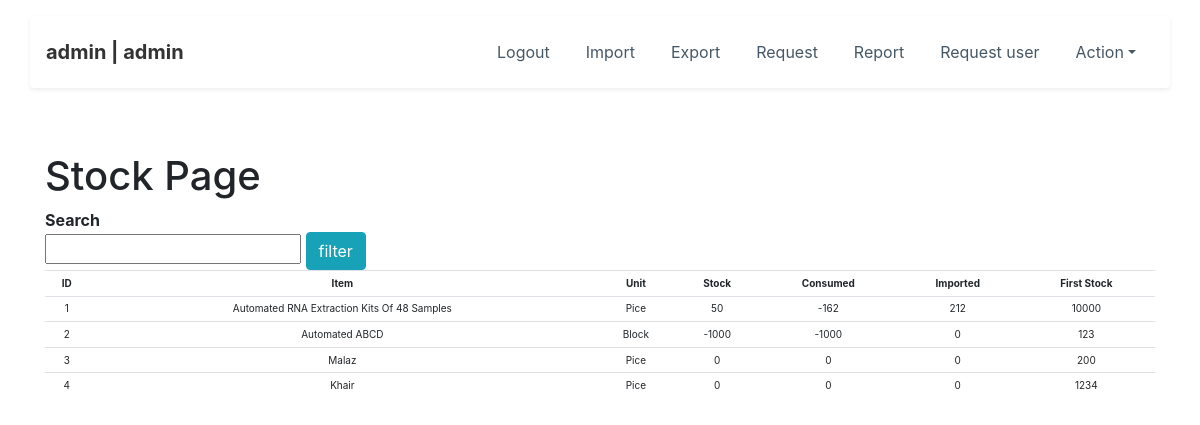
The app's page /stock_req/ (signed in) with its own data.
### home/models.py (models this page shows, shortened)
class roles(models.Model):
	role_id=models.CharField(max_length=100,default='')
	role_name = models.CharField(max_length=100,default='')
	def __str__(self):
		return self.role_name

class item_name2(models.Model):
	item_number=models.AutoField(primary_key=True)
	item = models.CharField(max_length=100,default='')
	unit = models.CharField(max_length=100,default='')
	curent_stock = models.CharField(max_length=100,default='')

### home/views.py (the view)
# urls.py: path('stock_req/', stock_req,name="stock_req"),
@login_required(login_url='../login')
def stock_req(request):
	department_item,import_user,items,type_name,Action,user_req=get_params()
	can_access=['admin','warehouse']
	role_control=get_user_role(str(request.user))
	print("________________________" + str(role_control))
	if role_control in can_access:
		pass
	else:
		return render(request,"access_denied.html",{"role_control":role_control})
	if request.method == "POST":
		item_req=request.POST['item_req']
		itemD=item_name2.objects.filter(item__contains=item_req)
	else:
		item_req=''
		itemD=item_name2.objects.all()
	item_array=[]
	item_type=[]
	item_id=[]
	first_stock=[]
	item_stock=[]
	item_consumed=[]
	item_import=[]
	for i in itemD:
		item_array.append(str(i.item))
		item_type.append(str(i.unit))
		first_stock.append(str(i.curent_stock))
		item_id.append(str(i.item_number))
	for x in item_array:
		stock_data=stock_log3.objects.filter(item_name=str(x),action_status__in=("In Stock","Export Approved"))
		total=0
		for z in stock_data:
			total+=int(z.item_count)
		item_stock.append(total)
		stock_data=stock_log3.objects.filter(item_name=str(x),action_status=("Export Approved"))
		consumed=0
		for z in stock_data:
			consumed+=int(z.item_count)
		item_consumed.append(consumed)
		stock_data=stock_log3.objects.filter(item_name=str(x),action_status=("In Stock"))
		import_c=0
		for z in stock_data:
			import_c+=int(z.item_count)
		item_import.append(import_c)
	list_zip=zip(item_id,item_type,item_array,item_stock,item_consumed,item_import,first_stock)
	return render(request,"stock_req.html",{"list_zip":list_zip,"role_control":role_control\
		,"item_req":item_req})

### home/views.py (called while the page is built)
def  get_params():
	department_item=department.objects.all()
	import_user=data_to_import.objects.all()
	items=item_name2.objects.all()
	type_name=import_type.objects.all()
	Action=stock_log3.objects.values('action_status').distinct()
	user_req=stock_log3.objects.values('user_request').distinct()
	return department_item,import_user,items,type_name,Action,user_req

def get_user_role(user):
	data_to_check=user_data.objects.filter(user_name=user)
	role=''
	for i in data_to_check:
		role=i.role_name
	return str(role)

### templates/stock_req.html
{%  include 'nav.html'  %}
<div class="container">
<h1>Stock Page</h1>
<strong>Search</strong>
<form action="."  method="post"> {% csrf_token %}
<input  class="" type="text" name="item_req" value="{{ item_req }}" required="true">
<button type="submit" class="btn btn-info" >filter</button>
</form>
<table class="table table-sm"
style="text-align: center;">
<tr>
<th>ID</th>
<th>Item</th>
<th>unit</th>
<th>Stock</th>
<th>consumed</th>
<th>imported</th>
<th>First Stock</th>
</tr>
{% for id_info,unit,name,count,cons,impo,frst in list_zip %}
<tr>
<td>{{ id_info }}</td>
<td>{{ name }}</td>
<td>{{ unit }}</td>
<td>{{ count }}</td>
<td>{{ cons }}</td>
<td>{{ impo }}</td>
<td>{{ frst }}</td>
</tr>
{%  endfor %}
</table>
</div>

### templates/nav.html (shortened to what this page needs)
<!DOCTYPE html>
<html>
<head>
    <link rel="stylesheet" href="/assets/bootstrap/css/bootstrap.min.css">
    <link rel="stylesheet" href="/assets/css/Google-Style-Login.css">
    <link rel="stylesheet" href="/assets/css/Navigation-Clean.css">
    <link rel="stylesheet" href="/assets/css/styles.css">
</head>
<body>
    <nav class="navbar navbar-light navbar-expand-md navigation-clean">
        <div class="container shadow-sm p-3 mb-5 bg-white rounded"><a class="navbar-brand" href="#">{{request.user}} | {{ role_control }}</a>
            <div class="collapse navbar-collapse"
                id="navcol-1">
                <ul class="nav navbar-nav ml-auto">
                    <li class="nav-item custom" role="presentation"><a class="nav-link" href="{% url 'logout_page' %}">Logout</a></li>
                    {%  if role_control == "admin" %}
                    <li class="nav-item custom" role="presentation"><a class="nav-link" href="{% url 'import_page' %}">Import</a></li>
                    <li class="nav-item custom" role="presentation"><a class="nav-link" href="{% url 'export_page' %}">Export</a></li>
                    <li class="nav-item custom" role="presentation"><a class="nav-link" href="{% url 'request_page' %}">Request</a></li>
                    <li class="nav-item custom" role="presentation"><a class="nav-link" href="{% url 'report_page' %}">Report</a></li>
                    <li class="nav-item custom" role="presentation"><a class="nav-link" href="{% url 'request_page_user' %}">Request user</a></li>
                    <li class="nav-item dropdown"><a class="dropdown-toggle nav-link" data-toggle="dropdown" aria-expanded="false" href="#">Action</a>
                    </li>
                    {% endif %}
                </ul>
            </div>
        </div>
    </nav>
</body>
</html>

### assets/css/Navigation-Clean.css (style rules this page uses)
.navigation-clean { background: #fff; padding-top: .75rem; padding-bottom: .75rem; color: #333; border-radius: 0; box-shadow: none; border: none; margin-bottom: 0; }
@media (min-width:768px) { .navigation-clean { padding-top: 1rem; padding-bottom: 1rem; } }
.navigation-clean .navbar-brand { font-weight: bold; color: inherit; }
.navigation-clean .navbar-collapse, .navigation-clean .form-inline { border-top-color: #ddd; }
.navigation-clean.navbar .navbar-nav .nav-link { padding-left: 18px; padding-right: 18px; }
.navigation-clean.navbar-light .navbar-nav .nav-link { color: #465765; }

### templates/nav.html (style rules this page uses)
table { font-size: 10px; }
table { text-transform: capitalize; }

### records on screen
roles: role_name "admin"
item_name2: list_zip "Automated RNA Extraction Kits Of 48 Samples", list_zip "Pice", list_zip "10000"
item_name2: list_zip "Automated ABCD", list_zip "Block", list_zip "123"
item_name2: list_zip "Malaz", list_zip "Pice", list_zip "200"
item_name2: list_zip "Khair", list_zip "Pice", list_zip "1234"

### other values on screen
{{ request.user }} "admin"
{{ id_info }} "1" "2" "3" "4"
{{ count }} "50" "-1000" "0" "0"
{{ cons }} "-162" "-1000" "0" "0"
{{ impo }} "212" "0" "0" "0"
